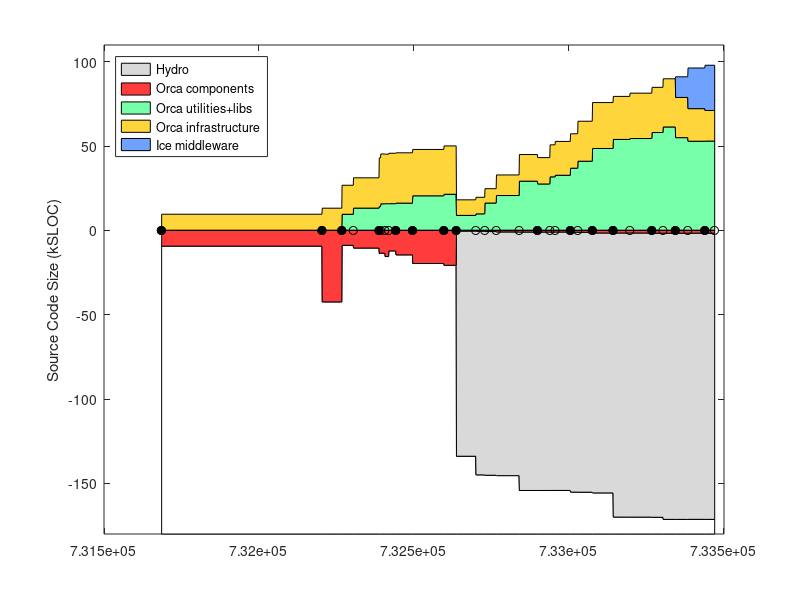

MATLAB code to generate this figure: (Note: this script raises an error after producing the figure.)
% keep track of orca project size using sloccount
clear all

%%%%%%%%%% DATA %%%%%%%%%%%%%%%%%%%%

% include/* except: include/{Freeze IceSSL IcePatch2}
% src/{Ice Slice IceGrid icecpp IceStorm slice2cpp IceUtil IceBox IceXML}
%  Sice212 = [
%  (7842-1000) + (22093+18419+11499+10568+4392+4200+4252+567+316)
%  ];
%  Sice301 = [
%  (8164-1000) + (23018+19384+19169+10596+4479+4343+4308+622+319)
%  ];
% same as above, but now also add Java:
% src/{IceInternal Ice IceUtil IceBox}
%  Sice310 = [
%  (8810-1200) + (24275+20494+22689+10587+4569+4877+4770+667+319) + (13190+6915+1262+493)
%  ];
%  Sice311 = [
%  (8950-1275) + (24511+20505+22898+10590+4600+4884+4782+683+323) + (13266+6929+1262+504)
%  ];

% it's much easier to count the whole of Ice (we use most of it anyway)
% sloccount include/ src/
% (this does not account for .ice files in [ice]/slice/* but it's a small fraction of total)
Sice212 = 133523;
Sice301 = 144513;
Sice310 = 153243;
Sice311 = 154145;
Sice320 = 168475;
Sice321 = 169725;

% indeces
iyy=1;
imm=2;
idd=3;
iver=4;
isub=5;
ibase=6;
icomp=7;
iutil=8;
iad=9;

Sorca = [ ...
% YY    MM  DD  ?   SUB     BASE        COMP           UTILS    A&D VERSION
% 0.8.6: a single distro, divide in halves arbitrarily
2003     4  14  1   0       18930/2     18930/2             0   0   % 0.8.6 (last change in doc/ChangeLog
% BASE: orca-base
% COMP: sloccount orca-components/src/components
% UTIL: slocc orca-components/src/util
2004     9  13  1   0       42543   13047   0       0   % 0.11.0
2004    11  16  1   0       8963    17208   9441    0   % 0.12.0
2004    12  23  0   0       10596   17965   13094   0   % 0.12.1
2005     3  16  1   0       13767   28881   14005   0   % 0.13.0
2005     3  21  0   0       13620   29524   15665   0   % 0.13.1
2005     4   4  0   0       15630   29345   15727   0   % 0.13.2
2005     4  16  0   0       12283   29897   15724   0   % 0.13.3
2005     5   9  1   0       14639   29838   16056   0   % 0.14.0
2005     7   2  1   0       19751   27479   20395   0   % 0.15.0
2005    10  11  1   0       20818   28675   21303   0   % 1.0.0
% BASE: c_ount src/interfaces/slice/orca/*.ice
% COMP: sloccount src/components
% UTIL: sloccount src/utils
2005    11  20  1   Sice212 530    9226         8781        0   % 2.0.0-rc1
2006     1  22  0   Sice301 596    9801         9695        0   % 2.0.0-rc2
% UTIL-IN-COMP: sloccount components/log* 
% COMP: sloccount components MINUS UTIL-IN-COMP
% UTIL: sloccount utils PLUS UTIL-IN-COMP
2006     2  20  0   Sice301 813    9867-1372    14734+1372  0  % 2.0.0-rc3
% UTIL-IN-COMP: sloccount components/orcaview* components/log*
2006     3  29  0   Sice301 1052   14625-2421   18131+2421  0  % 2.0.0-rc4
2006     6  11  0   Sice310 1116   19999-4215   24867+4215  0  % 2.0.0-rc5  
2006     8   9  1   Sice310 1116   19979-4348   23066+4348  0  % 2.0.0
2006     9  18  0   Sice310 1094   19317-329    31304+329   0  % 2.0.1
2006    10   5  0   Sice310 1094   20384-329    32255+329   0  % 2.0.2
2006    11  23  1   Sice311 1178   21408-1001   35768+1001  0  % 2.1.0
% BASE: c_count src/interfaces/slice/orca/*.ice
% COMP: sloccount src/components
% UTIL: sloccount src/utils src/libs
% to count lines in *.ice files, rename them to *.cpp like this:
% $cd src/interfaces/slice/orca; for file in *; do mv $file `echo $file | sed s/.ice/.cpp/`; done
2006    12  17  0   Sice311 1240    23701   40914  0   % 2.1.1
2007     2   2  1   Sice311 1671    27238   48446  0   % 2.2.0
2007     4  10  1   Sice320 1671    25512   53828  0   % 2.3.0
2007     6   3  0   Sice320 1682    26905   54359  0   % 2.4.0
2007     8  13  1   Sice320 1772    26795   57918  0    % 2.5.0
2007     9  18  0   Sice321 1787    28573   61216  0    % 2.6.0
% A&D: Hydro: sloccount src
2007    10  28  1   Sice321 1787    23840   54879  12251    % 2.7.0
2007    12   7  0   Sice321 1750    19312   52762  24104    % 2.8.0
2008     1  31  1   Sice321 1775    18153   52844  26826    % 2.9.0
];
Vorca ={'0.8.6', '0.11.0', '0.12.0', '0.12.1', '0.13.0', '0.13.1', '0.13.2', '0.13.3', '0.14.0', '0.15.0', '1.0.0', ...
    '2.0.0-rc1', '2.0.0-rc2', '2.0.0-rc3', '2.0.0-rc4', '2.0.0-rc5', '2.0.0', '2.0.1', '2.0.2', '2.1.0', '2.1.1', ...
    '2.2.0', '2.3.0', '2.4.0', '2.5.0', '2.6.0', '2.7.0', '2.8.0', '2.9.0' }';

% add a dummy release just for display
Sorca(end+1,:) = Sorca(end,:);
Sorca(end,imm) = Sorca(end,imm)+1;
Sorca(end,iver) = 0;
Vorca{end+1} = 'dummy';

% convert dates
Torca = datenum(Sorca(:,iyy),Sorca(:,imm),Sorca(:,idd));

% 2nd digit releases
i2 = (Sorca(:,iver)==1);
Torca2 = Torca(i2);
Vorca2 = Vorca(i2);

% for comparison, ASN
%  Sasn = 90433;

Sgenom = [
% YY    MM  DD  ? SUB   BASE    COMP    UTIL    VERSION
% SUB : cd pocolibs-2.3; sloccount include src
% BASE: cd genom-2.0; sloccount include src
% COMP: 0
% UTIL: 0 
2007    8   31  1  9786    11368   0   0       % 2.0
];

Splayer = [ 
% YY    MM  DD  ?   SUB     BASE                COMP       UTIL  VERSION
% BASE: (server-drivers)+client_libs
% COMP: drivers + utils
2002    12 04   1  0    (17331-12037)+9188      12037+2685 0    % 1.3.1
2003    7  15   1  0    (30452-24334)+12458     24334+3064 0    % 1.4-rc1
2003    12 07   1  0    (37378-30947)+13110     30947+9633 0    % 1.4-rc2
2004    5  31   1  0    (49225-42643)+13664     42643+3550 0    % 1.5
2004    11 12   1  0    (50758-43190)+13545     43190+4479 0    % 1.6
2005    1  31   0  0    (52069-44517)+13576     44517+4662 0    % 1.6.2
2005    7  28   0  0    (53348-45686)+14300     45686+5188 0    % 1.6.5
% BASE: (libplayercore-./bindings) + client_libs + (libplayertcp-./bindings)
% note: libplayerxdr is autogenerated
% COMP: server + utils
2005    10 25   0  0    (4866-0)+7560+(1391-0)  46474+5725  0   % 2.0pre7
% SUB : 0
% BASE: sloccount libplayercore client_libs libplayertcp 
%           MINUS sloccount libplayercore/bindings/ libplayertcp/bindings
% note: libplayerxdr is autogenerated
% COMP: sloccount server 
% UTIL: sloccount utils PLUS stage/src
2006    2  28   1  0    63992-47749-1291        54704       0     % 2.0.0
2006    3  25   1  0    65606-48912-1291        53033       0     % 2.0.1
2006    6   9   1  0    69083-51546-1319        61421       0     % 2.0.2
2006    9  26   1  0    69388-51546-1319        64088       13606       % 2.0.3
2007    5   2   1  0    69602-51686-1359        58396       9589+13606  % 2.0.4
2007   12  13   1  0    34980-2039              74385       11417+15464 % 2.1.0rc1
];
Tplayer = datenum(Splayer(:,1),Splayer(:,2),Splayer(:,3));

Saria = [
% YY    MM  DD  ? SUB   BASE    COMP    UTIL    VERSION
% SUB : 0
% BASE: sloccount ArNetworking/include/ ArNetworking/src/
% COMP: sloccount include src
% UTIL: 0 
2007    2   20  1  0    15854   45965   0       % 2.5.1
];

Scarmen = [
% YY    MM  DD  ?   SUB     BASE    COMP                    UTIL   VERSION
% SUB : cd src; sloccount ipc
% BASE: sloccount carmenpp global java python
% COMP: sloccount src MINUS all other
% UTIL: sloccount logger logtools mapeditor param_daemon robotgui simulator 
2007    8   15  1  24965    12032   107745-24965-12032-19629  19629   % 0.6.7
];

Sorocos = [
% YY    MM  DD  ?   SUB     BASE    COMP                        UTIL   VERSION
% SUB : cd ACE_wrappers; sloccount ace PLUS sloccount TAO/tao/
% BASE: ?
% LIBS: sloccount orocos-bfl-[VERSION]-src/src PLUS sloccount kdl-[VERSION]/kdl
% COMP: sloccount orocos-rtt-[VERSION]/src PLUS cd orocos-ocl-[VERSION]; sloccount hardware motion_control
% UTIL: cd orocos-ocl-[VERSION]; sloccount taskbrowser signals deployment reporting viewer ocl 
2007    8   15  1  160300+237011   0   (7767+12865)+(48971+20068)    5104   % ace-5.5, tao-1.5, rtt-1.2.1, bfl-0.6.1, kdl-0.4, ocl-0.4.1
];

Syarp = [
% YY    MM  DD  ?   SUB  BASE     COMP       UTIL   VERSION
% SUB : 0
% BASE: sloccount libYARP_OS libYARP_OS_compat
% COMP: sloccount yarpdev libYARP_dev libYARP_math libYARP_sig libYARP_sig_compat 
% UTIL: sloccount yarp-imageviewer modules
2007    7   26  1  0     21633   23528    1613   % 2.1.6
];

% YY    MM  DD  ?   SUB  BASE     COMP       UTIL
% SUB : 0
% BASE: 0
% COMP: sloccount . (matlab files will not be counted)
% UTIL: 0
Sopenslam = [
2007    8   16  1   0    0        23719      0
];

%%%%%%%%%% PLOTTING %%%%%%%%%%%%%%%%%%%%

Smax = 180;
d0 = [Torca Torca+1]'; d0=d0(:); d0(1)=[];
d1 = Smax-Sorca(:,isub)-Sorca(:,ibase); d1 = [d1 d1]'; d1=d1(:); d1(end)=[];
d2 = Sorca(:,isub); d2 = [d2 d2]'; d2=d2(:); d2(end)=[];
d3 = Sorca(:,ibase); d3 = [d3 d3]'; d3=d3(:); d3(end)=[];
d4 = Sorca(:,icomp); d4 = [d4 d4]'; d4=d4(:); d4(end)=[];
d5 = Sorca(:,iutil); d5 = [d5 d5]'; d5=d5(:); d5(end)=[];
d6 = Sorca(:,iad); d6 = [d6 d6]'; d6=d6(:); d6(end)=[];

figure(1), clf
ha=area( d0, [d1 d2 d3 d5 d4 d6]/1e3, -Smax ); hold on
plot( Torca, 0*Torca, 'k-o' )
h2=plot( Torca2, 0*Torca2, 'ko' );
set(h2,'markerfacecolor','k')
ylabel('Source Code Size (kSLOC)')

% colors
white = 1*[1 1 1];
gray = .85*[1 1 1];
red = min(255,[255 0 0]+60)/255;
orange = min(255,[255 153 0]+60)/255;
green = min(255,[60 255 109]+60)/255;
blue = min(255,[51 102 255]+60)/255;

set(ha(1),'facecolor', white);
set(ha(2),'facecolor', gray);
set(ha(3),'facecolor', red);
set(ha(4),'facecolor', green);
set(ha(5),'facecolor', orange);
set(ha(6),'facecolor', blue);
ha(1)=[];
legend(fliplr(ha),'Hydro','Orca components','Orca utilities+libs','Orca infrastructure','Ice middleware', 'Location','NorthWest')
%  xlim(datenum([2004;2005],[7;7],[1;1]) )
ylim([-Smax 110])
ax=axis;
%  xlim( [ax(1) datenum([2006 12 31])] )
ax=axis;
% label releases
mark('x', Torca2 )
i2odd = (1:2:length(Torca2));
ht = text(Torca2(i2odd)+5,.04*ax(4)*ones(length(i2odd),1),Vorca2(i2odd));
set(ht,'fontsize',8)
i2even = (2:2:length(Torca2));
ht = text(Torca2(i2even)+5,.08*ax(4)*ones(length(i2even),1),Vorca2(i2even));
set(ht,'fontsize',8)
datetick( 'x', 12 )
hp = plot( Tplayer, -Splayer(:,ibase)/1e3, 'k--o', Tplayer, Splayer(:,icomp)/1e3, 'k--o' );
set(hp, 'color', .5*[1 1 1] )
hpt = text( Tplayer(2), -Splayer(2,ibase)/1e3-8, 'Player infrastructure');
set(hpt, 'color', .5*[1 1 1] )
hpt = text( Tplayer(2), (Splayer(2,icomp)+Splayer(2,iutil))/1e3-5, 'Player "components+utils"');
set(hpt, 'color', .5*[1 1 1] )
%mark('y', Dasn(1,1)/1e3 );
%text( datenum([2003 5 1]), Dasn(1,1)/1e3, 'ASN')
xlabel('Releases')
title('http://orca-robotics.sf.net')

ht=text(datenum(2003,7,1),-Smax+15, '*   generated using David A. Wheeler`s SLOCCount' );
set(ht,'fontsize',8)
ht=text(datenum(2003,7,1),-Smax+5, '** see data in [ORCA2]/scripts/matlab/sloccount/slocs.m' );
set(ht,'fontsize',8)

xlim( [ax(1) datenum([2008 2 20])] )
